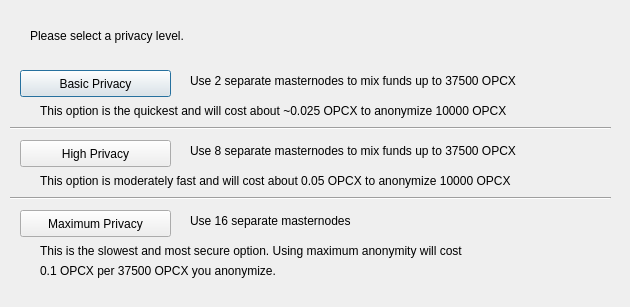
<?xml version="1.0" encoding="UTF-8"?>
<ui version="4.0">
 <class>ObfuscationConfig</class>
 <widget class="QDialog" name="ObfuscationConfig">
  <property name="geometry">
   <rect>
    <x>0</x>
    <y>0</y>
    <width>630</width>
    <height>307</height>
   </rect>
  </property>
  <property name="windowTitle">
   <string>Configure Obfuscation</string>
  </property>
  <widget class="QPushButton" name="buttonBasic">
   <property name="geometry">
    <rect>
     <x>20</x>
     <y>70</y>
     <width>151</width>
     <height>27</height>
    </rect>
   </property>
   <property name="text">
    <string>Basic Privacy</string>
   </property>
  </widget>
  <widget class="QPushButton" name="buttonHigh">
   <property name="geometry">
    <rect>
     <x>20</x>
     <y>140</y>
     <width>151</width>
     <height>27</height>
    </rect>
   </property>
   <property name="text">
    <string>High Privacy</string>
   </property>
  </widget>
  <widget class="QPushButton" name="buttonMax">
   <property name="geometry">
    <rect>
     <x>20</x>
     <y>210</y>
     <width>151</width>
     <height>27</height>
    </rect>
   </property>
   <property name="text">
    <string>Maximum Privacy</string>
   </property>
  </widget>
  <widget class="QLabel" name="label">
   <property name="geometry">
    <rect>
     <x>30</x>
     <y>20</y>
     <width>571</width>
     <height>31</height>
    </rect>
   </property>
   <property name="text">
    <string>Please select a privacy level.</string>
   </property>
  </widget>
  <widget class="QLabel" name="label_2">
   <property name="geometry">
    <rect>
     <x>190</x>
     <y>70</y>
     <width>421</width>
     <height>21</height>
    </rect>
   </property>
   <property name="text">
    <string>Use 2 separate masternodes to mix funds up to 37500 OPCX</string>
   </property>
  </widget>
  <widget class="QLabel" name="label_3">
   <property name="geometry">
    <rect>
     <x>190</x>
     <y>140</y>
     <width>411</width>
     <height>21</height>
    </rect>
   </property>
   <property name="text">
    <string>Use 8 separate masternodes to mix funds up to 37500 OPCX</string>
   </property>
  </widget>
  <widget class="QLabel" name="label_4">
   <property name="geometry">
    <rect>
     <x>190</x>
     <y>210</y>
     <width>421</width>
     <height>21</height>
    </rect>
   </property>
   <property name="text">
    <string>Use 16 separate masternodes</string>
   </property>
  </widget>
  <widget class="QLabel" name="label_6">
   <property name="geometry">
    <rect>
     <x>40</x>
     <y>100</y>
     <width>561</width>
     <height>21</height>
    </rect>
   </property>
   <property name="text">
    <string>This option is the quickest and will cost about ~0.025 OPCX to anonymize 10000 OPCX</string>
   </property>
  </widget>
  <widget class="QLabel" name="label_7">
   <property name="geometry">
    <rect>
     <x>40</x>
     <y>170</y>
     <width>561</width>
     <height>21</height>
    </rect>
   </property>
   <property name="text">
    <string>This option is moderately fast and will cost about 0.05 OPCX to anonymize 10000 OPCX</string>
   </property>
  </widget>
  <widget class="QLabel" name="label_8">
   <property name="geometry">
    <rect>
     <x>40</x>
     <y>240</y>
     <width>561</width>
     <height>21</height>
    </rect>
   </property>
   <property name="text">
    <string>This is the slowest and most secure option. Using maximum anonymity will cost</string>
   </property>
  </widget>
  <widget class="QLabel" name="label_9">
   <property name="geometry">
    <rect>
     <x>40</x>
     <y>260</y>
     <width>561</width>
     <height>21</height>
    </rect>
   </property>
   <property name="text">
    <string>0.1 OPCX per 37500 OPCX you anonymize.</string>
   </property>
  </widget>
  <widget class="Line" name="line">
   <property name="geometry">
    <rect>
     <x>10</x>
     <y>120</y>
     <width>601</width>
     <height>16</height>
    </rect>
   </property>
   <property name="orientation">
    <enum>Qt::Horizontal</enum>
   </property>
  </widget>
  <widget class="Line" name="line_2">
   <property name="geometry">
    <rect>
     <x>10</x>
     <y>190</y>
     <width>601</width>
     <height>16</height>
    </rect>
   </property>
   <property name="orientation">
    <enum>Qt::Horizontal</enum>
   </property>
  </widget>
 </widget>
 <resources/>
 <connections/>
</ui>
